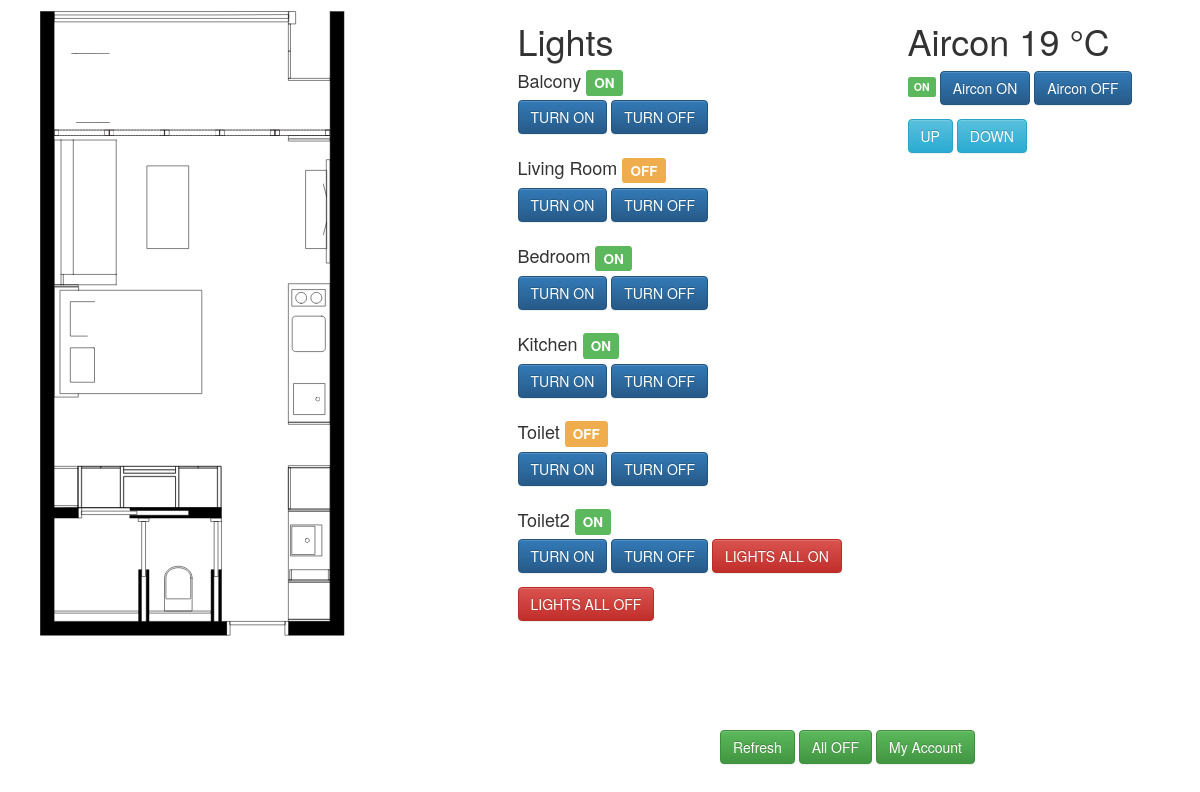
The page /indiv/ on the database as committed earlier.
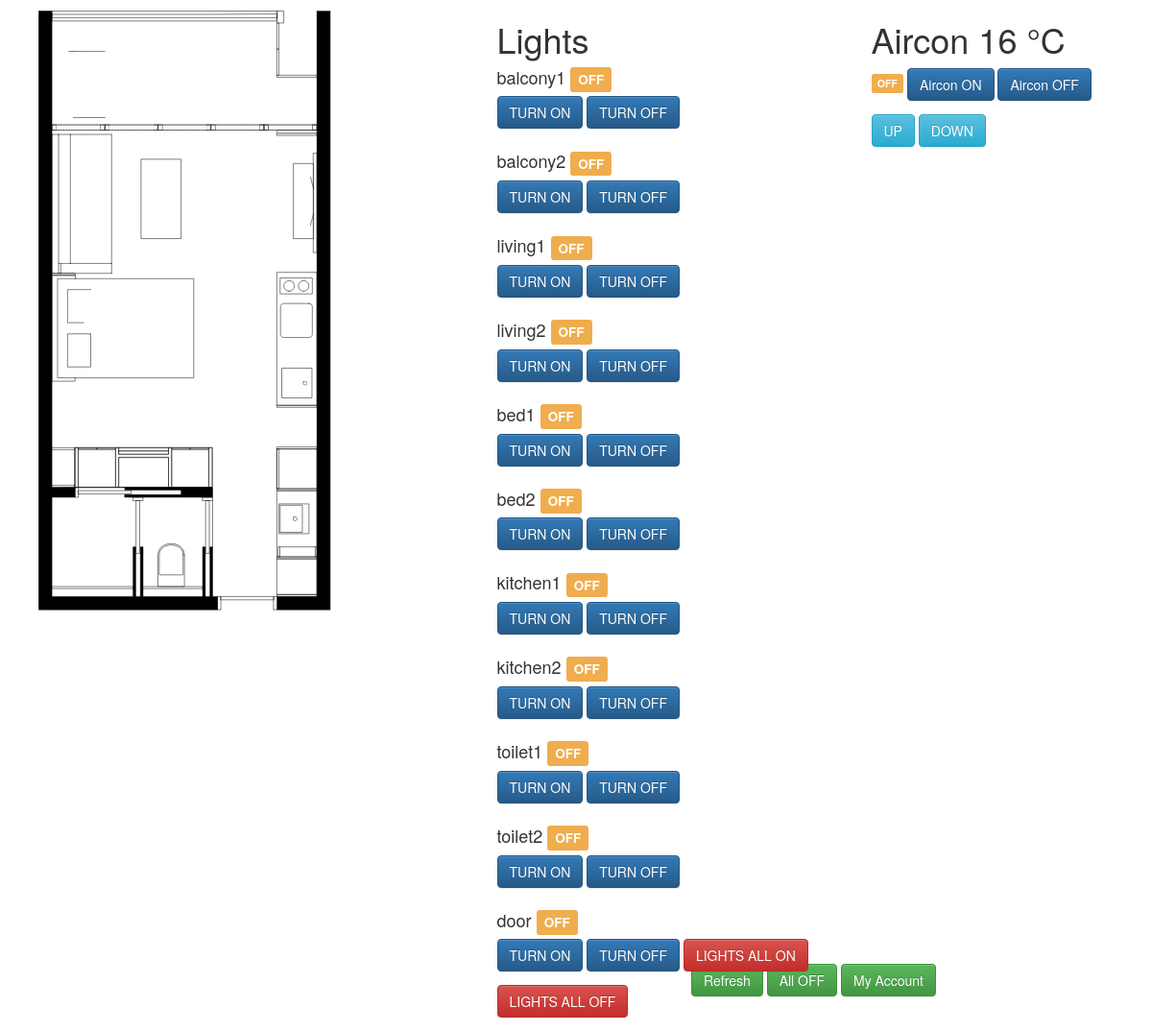
The same page on the database as committed later.
### BanyanApp/models.py (models this page shows, shortened)
class Light(models.Model):
    state = models.BooleanField(default=False)
    value = models.IntegerField(default=0, validators=[MaxValueValidator(100)])
    room = models.CharField(max_length=50)
    pin = models.IntegerField(default=0)

class Air(models.Model):
    state = models.BooleanField(default=False)
    value = models.IntegerField(default=0, validators=[MinValueValidator(16), MaxValueValidator(30)])
    room = models.CharField(max_length=50)
    pin = models.IntegerField(default=0)

### BanyanApp/views.py (the view, shortened to what this page needs)
# urls.py: url(r'^indiv/$', indiv),
def indiv(request):
    lights = Light.objects.all()
    air = Air.objects.all()[0]
    context = {"dict": {"lights":lights}, "air":air}
    return render(request, "indiv.html", context)

### templates/indiv.html (shortened to what this page needs)
{% extends 'application.html' %}
{% block content %}
<div id=menu>
  <a href="/indiv/">
    <input type="button" value="Refresh" class="btn btn-success">
  </a>
  <a href="/indiv/">
    <input type="button" value="All OFF" class="btn btn-success">
  </a>
  <a href="/indiv/">
    <input type="button" value="My Account" class="btn btn-success">
  </a>
</div>
<div class="content container">
  <div class="row">
    <div class="col-sm-5">
      <img src="/static/img/floorplan.svg" class="floorplan">
    </div>
    <div class="col-sm-4">
      {% for key,value in dict.items %}
        <h1> {{key|title}}</h1>
        {% for item in value %}
          <h4> {{item.room}}
          {% if item.state %}
            <span class="label label-success">ON</span>
          {% else %}
            <span class="label label-warning">OFF</span>
          {% endif %}
          </h4>
          <form action="/indiv/" method="post" class="inline">
            <input type="submit" value="TURN ON" class="btn btn-primary">
          </form>
          <form action="/indiv/" method="post" class="inline">
            <input type="submit" value="TURN OFF" class="btn btn-primary">
          </form>
        {% endfor %}
      {% endfor %}
      <form action="/indiv/" method="post" class="inline">
        <input type="submit" value="LIGHTS ALL ON" class="btn btn-danger">
      </form>
      <form action="/indiv/" method="post" class="inline">
        <input type="submit" value="LIGHTS ALL OFF" class="btn btn-danger">
      </form>
    </div>
    <div class="col-sm-3">
      <h1>Aircon {{air.value}} °C</h1>
      {% if air.state %}
        <span class="label label-success">ON</span>
      {% else %}
        <span class="label label-warning">OFF</span>
      {% endif %}
      <form action="/indiv/" method="post" class="inline">
        <input type="submit" value="Aircon ON" class="btn btn-primary">
      </form>
      <form action="/indiv/" method="post" class="inline">
        <input type="submit" value="Aircon OFF" class="btn btn-primary">
      </form>
      <form action="/indiv/" method="post" class="inline">
        <input type="submit" value="UP" class="btn btn-info">
      </form>
      <form action="/indiv/" method="post" class="inline">
        <input type="submit" value="DOWN" class="btn btn-info">
      </form>
    </div>
  </div>
</div>
{% endblock %}

### templates/application.html (shortened to what this page needs)
{% load staticfiles %}
<html>
  <head>
    <link rel="stylesheet" href="{% static 'css/bootstrap.min.css' %}">
    <link rel="stylesheet" href="{% static 'css/bootstrap-theme.min.css' %}">
    <link rel="stylesheet" href="{% static 'css/banyan.css' %}">
    <link rel="stylesheet" href="{% static 'css/external.css' %}">
    <link rel="stylesheet" href="{% static 'css/bootstrap-switch.css' %}">
  </head>
  <body>
    {% block content %}
    {% endblock %}
  </body>
</html>

### static/css/banyan.css (style rules this page uses)
body { font-family: 'Helvetica Neue', Helvetica, Arial, sans-serif; }
form.inline { display: inline-block; }
.floorplan { margin-left: 2%; margin-top: 2%; position: absolute; }
#menu { position: fixed; left: 60%; top: 100%; margin-top: -5em; }

Rows that differ between the two databases and show on the page:
changed Light: room "Balcony" → "balcony1"; state True → False (drawn)
changed Light: room "Living Room" → "balcony2"
changed Light: room "Bedroom" → "living1"; state True → False (drawn)
changed Light: room "Kitchen" → "living2"; state True → False (drawn)
changed Light: room "Toilet" → "bed1"
changed Light: room "Toilet2" → "bed2"; state True → False (drawn)
added Light: room "kitchen1", state "OFF"
added Light: room "kitchen2", state "OFF"
added Light: room "toilet1", state "OFF"
added Light: room "toilet2", state "OFF"
added Light: room "door", state "OFF"
changed Air: value "19" → "16"; state True → False (drawn)
Other text that changed with them:
list line gone: "ON"
new list line: "OFF"
text no longer shown: "ON"
text now shown: "OFF"
